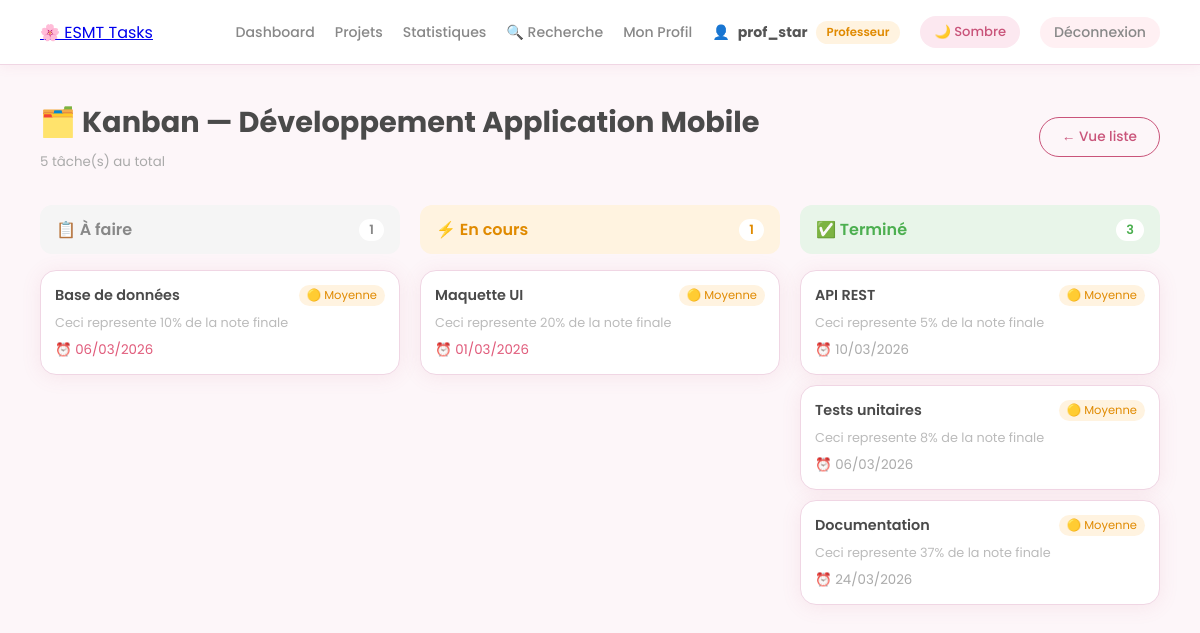
The page /2/kanban/ (signed in) on the database its author committed.
### accounts/models.py (models this page shows, shortened)
class User(AbstractUser):
    ROLE_CHOICES = [
        ('etudiant', 'Étudiant'),
        ('professeur', 'Professeur'),
    ]
    role = models.CharField(max_length=20, choices=ROLE_CHOICES, default='etudiant')
    avatar = models.ImageField(upload_to='avatars/', null=True, blank=True)

### projects/models.py (models this page shows, shortened)
class Project(models.Model):
    titre = models.CharField(max_length=200)
    description = models.TextField(blank=True)
    createur = models.ForeignKey(User, on_delete=models.CASCADE, related_name='projets_crees')
    membres = models.ManyToManyField(User, related_name='projets_membres', blank=True)
    date_creation = models.DateTimeField(auto_now_add=True)
    date_modification = models.DateTimeField(auto_now=True)

### tasks/models.py (models this page shows, shortened)
class Task(models.Model):
    STATUT_CHOICES = [
        ('todo', 'À faire'),
        ('en_cours', 'En cours'),
        ('termine', 'Terminé'),
    ]
    PRIORITE_CHOICES = [
        ('basse', 'Basse'),
        ('moyenne', 'Moyenne'),
        ('haute', 'Haute'),
    ]
    titre = models.CharField(max_length=200)
    description = models.TextField(blank=True)
    projet = models.ForeignKey(Project, on_delete=models.CASCADE, related_name='taches')
    assignee = models.ForeignKey(User, on_delete=models.SET_NULL, null=True, blank=True,
                                 related_name='taches_assignees')
    statut = models.CharField(max_length=20, choices=STATUT_CHOICES, default='todo')
    priorite = models.CharField(max_length=10, choices=PRIORITE_CHOICES, default='moyenne')
    date_limite = models.DateField(null=True, blank=True)
    date_creation = models.DateTimeField(auto_now_add=True)
    date_fin_reelle = models.DateTimeField(null=True, blank=True)

### projects/views.py (the view)
# urls.py: path('<int:pk>/kanban/', views.projet_kanban, name='projet_kanban'),
@login_required
def projet_kanban(request, pk):
    from django.utils import timezone
    projet = get_object_or_404(Project, pk=pk)
    colonne_data = [
        {
            'id': 'todo',
            'titre': 'À faire',
            'emoji': '📋',
            'color': '#888',
            'bg': '#f5f5f5',
            'taches': projet.taches.filter(statut='todo'),
        },
        {
            'id': 'en_cours',
            'titre': 'En cours',
            'emoji': '⚡',
            'color': '#e08a00',
            'bg': '#fff3e0',
            'taches': projet.taches.filter(statut='en_cours'),
        },
        {
            'id': 'termine',
            'titre': 'Terminé',
            'emoji': '✅',
            'color': '#4caf50',
            'bg': '#e8f5e9',
            'taches': projet.taches.filter(statut='termine'),
        },
    ]
    return render(request, 'projects/kanban.html', {
        'projet': projet,
        'colonne_data': colonne_data,
        'today': timezone.now().date(),
    })

### templates/projects/kanban.html (shortened to what this page needs)
{% extends 'base.html' %}
{% block content %}
<div style="display:flex; justify-content:space-between; align-items:center; margin-bottom:32px;">
    <div>
        <h2 style="font-size:1.8rem; font-weight:700; margin-bottom:4px;">
            🗂️ Kanban — {{ projet.titre }}
        </h2>
        <small style="color:#aaa;">{{ projet.taches.count }} tâche(s) au total</small>
    </div>
    <a href="{% url 'projet_detail' projet.pk %}" class="btn btn-outline-rose">
        ← Vue liste
    </a>
</div>
<div style="display:grid; grid-template-columns:repeat(3,1fr); gap:20px;">
    {% for col in colonne_data %}
    <div>
        <div style="display:flex; justify-content:space-between; align-items:center;
            padding:12px 16px; border-radius:12px; margin-bottom:16px;
            background:{{ col.bg }};">
            <span style="font-weight:600; color:{{ col.color }};">
                {{ col.emoji }} {{ col.titre }}
            </span>
            <span style="background:white; color:{{ col.color }};
                padding:2px 10px; border-radius:20px; font-size:0.8rem; font-weight:600;">
                {{ col.taches|length }}
            </span>
        </div>
        {% for tache in col.taches %}
        <div class="card" style="margin-bottom:10px; padding:14px;">
            <div style="display:flex; justify-content:space-between; margin-bottom:8px;">
                <h6 style="font-weight:600; font-size:0.9rem; margin:0;">{{ tache.titre }}</h6>
                <span style="font-size:0.72rem; padding:2px 8px; border-radius:20px;
                    background:{% if tache.priorite == 'haute' %}#fff0f3{% elif tache.priorite == 'moyenne' %}#fff3e0{% else %}#e8f5e9{% endif %};
                    color:{% if tache.priorite == 'haute' %}#e05a7a{% elif tache.priorite == 'moyenne' %}#e08a00{% else %}#4caf50{% endif %};">
                    {% if tache.priorite == 'haute' %}🔴{% elif tache.priorite == 'moyenne' %}🟡{% else %}🟢{% endif %}
                    {{ tache.get_priorite_display }}
                </span>
            </div>
            {% if tache.description %}
            <p style="color:#bbb; font-size:0.8rem; margin-bottom:8px;">
                {{ tache.description|truncatechars:60 }}
            </p>
            {% endif %}
            <div style="display:flex; justify-content:space-between; align-items:center;">
                {% if tache.date_limite %}
                <small style="color:{% if tache.date_limite < today and tache.statut != 'termine' %}#e05a7a{% else %}#aaa{% endif %};">
                    ⏰ {{ tache.date_limite|date:"d/m/Y" }}
                </small>
                {% endif %}
            </div>
        </div>
        {% empty %}
        <div style="text-align:center; padding:32px 16px; color:#ddd; font-size:0.85rem;
            border:2px dashed #fce8f0; border-radius:16px;">
            {{ col.emoji }} Aucune tâche
        </div>
        {% endfor %}
    </div>
    {% endfor %}
</div>
{% endblock %}

### templates/base.html (shortened to what this page needs)
<!DOCTYPE html>
<html lang="fr">
<head>
    <link href="https://cdnjs.cloudflare.com/ajax/libs/font-awesome/6.4.0/css/all.min.css" rel="stylesheet">
</head>
<body>
{% if user.is_authenticated %}
<nav class="navbar">
    <a href="{% url 'dashboard' %}" class="navbar-brand">🌸 ESMT Tasks</a>
    <div class="navbar-right">
        <a href="{% url 'dashboard' %}">Dashboard</a>
        <a href="{% url 'projet_liste' %}">Projets</a>
        <a href="{% url 'statistiques' %}">Statistiques</a>
        <a href="{% url 'recherche' %}">🔍 Recherche</a>
        <a href="{% url 'profil' %}">Mon Profil</a>
        <span style="color:#888; font-size:0.88rem; display:flex; align-items:center; gap:8px;">
            👤 <strong style="color:#555;">{{ user.username }}</strong>
            <span class="badge {% if user.role == 'professeur' %}badge-gold{% else %}badge-rose{% endif %}">
                {{ user.get_role_display }}
            </span>
        </span>
        <button id="theme-btn" onclick="toggleTheme()"
            style="background: var(--pink-bg); border: none; border-radius: 20px;
            padding: 6px 14px; cursor: pointer; font-size: 0.82rem;
            color: var(--pink); font-family: Poppins, sans-serif; font-weight: 500;
            transition: all 0.2s;">
            🌙 Sombre
        </button>
        <a href="{% url 'deconnexion' %}" class="btn btn-danger btn-sm">Déconnexion</a>
    </div>
</nav>
{% endif %}
<div class="layout">
    <div class="main-content" style="{% if not user.is_authenticated %}margin-left:0;{% endif %}">
        {% block content %}{% endblock %}
 </div>
</div>
</body>
</html>

### templates/base.html (style rules this page uses)
:root { --pink: #c9547a; --pink-light: #e8748a; --pink-bg: #fce8f0; --pink-border: #f0d6e4; --pink-soft: #fdf6f9; --text: #4a4a4a; --text-muted: #999; --white: #fff; --shadow: 0 2px 20px rgba(201,84,122,0.10); --shadow-hover: 0 6px 24px rgba(201,84,122,0.18); --radius: 16px; --radius-sm: 10px; --radius-full: 25px; --gradient: linear-gradient(135deg, #e8748a, #c9547a); --sidebar-w: 220px; --navbar-h: 65px; --transition: all 0.2s ease; }
* { margin: 0; padding: 0; box-sizing: border-box; }
body { font-family: 'Poppins', sans-serif; background-color: var(--pink-soft); color: var(--text); transition: background 0.3s, color 0.3s; }
.navbar { background: var(--white); border-bottom: 1px solid var(--pink-border); padding: 0 40px; height: var(--navbar-h); display: flex; justify-content: space-between; align-items: center; box-shadow: 0 2px 12px rgba(201,84,122,0.08); position: fixed; top: 0; left: 0; right: 0; z-index: 100; }
.navbar-right { display: flex; align-items: center; gap: 20px; }
.navbar-right a { color: #888; text-decoration: none; font-size: 0.88rem; font-weight: 500; transition: var(--transition); }
.layout { display: flex; min-height: 100vh; padding-top: var(--navbar-h); }
.main-content { margin-left: 0; padding: 36px 40px; flex: 1; min-width: 0; max-width: 1200px; margin: 0 auto; width: 100%; }
.card { background: var(--white); border-radius: var(--radius); padding: 24px; box-shadow: var(--shadow); border: 1px solid var(--pink-border); margin-bottom: 20px; transition: var(--transition); }
.btn { padding: 9px 22px; border-radius: var(--radius-full); font-size: 0.85rem; font-weight: 500; cursor: pointer; border: none; text-decoration: none; display: inline-flex; align-items: center; gap: 6px; transition: var(--transition); font-family: 'Poppins', sans-serif; white-space: nowrap; }
.btn-danger { background: #fff0f3; color: #e05a7a; }
.btn-sm { padding: 5px 14px; font-size: 0.78rem; }
.badge { padding: 3px 11px; border-radius: 20px; font-size: 0.73rem; font-weight: 600; display: inline-block; }
.badge-gold { background: #fff3e0; color: #e08a00; }
.btn-outline-rose { background: transparent; color: var(--pink); border: 1.5px solid var(--pink); padding: 9px 22px; border-radius: var(--radius-full); font-size: 0.85rem; font-weight: 500; cursor: pointer; text-decoration: none; display: inline-flex; align-items: center; gap: 6px; transition: var(--transition); font-family: 'Poppins', sans-serif; }

### rows shown on the page
User: username "prof_star", role "Professeur"
Project: titre "Développement Application Mobile", taches.count "5"
Task: taches|length "1", titre "Base de données", priorite "Moyenne", description "Ceci represente 10% de la note finale", date_limite "06/03/2026"
Task: taches|length "1", titre "Maquette UI", priorite "Moyenne", description "Ceci represente 20% de la note finale", date_limite "01/03/2026"
Task: taches|length "3", titre "API REST", priorite "Moyenne", description "Ceci represente 5% de la note finale", date_limite "10/03/2026"
Task: titre "Tests unitaires", priorite "Moyenne", description "Ceci represente 8% de la note finale", date_limite "06/03/2026"
Task: titre "Documentation", priorite "Moyenne", description "Ceci represente 37% de la note finale", date_limite "24/03/2026"

### other values the page prints
{{ col.emoji }} "📋" "⚡" "✅"
{{ col.titre }} "À faire" "En cours" "Terminé"
